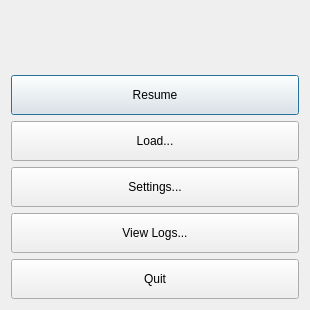
<?xml version="1.0" encoding="UTF-8"?>
<ui version="4.0">
 <class>MainMenu</class>
 <widget class="QDialog" name="MainMenu">
  <property name="geometry">
   <rect>
    <x>0</x>
    <y>0</y>
    <width>310</width>
    <height>310</height>
   </rect>
  </property>
  <property name="windowTitle">
   <string>Main Menu</string>
  </property>
  <layout class="QGridLayout" name="gridLayout_2">
   <item row="0" column="0">
    <layout class="QGridLayout" name="gridLayout">
     <item row="0" column="0">
      <widget class="QLabel" name="label">
       <property name="text">
        <string/>
       </property>
       <property name="pixmap">
        <pixmap resource="../resources/Qt/ThermiteResources.qrc">:/images/MainMenuHeader.png</pixmap>
       </property>
       <property name="scaledContents">
        <bool>true</bool>
       </property>
      </widget>
     </item>
     <item row="1" column="0">
      <widget class="QPushButton" name="mResumeButton">
       <property name="minimumSize">
        <size>
         <width>0</width>
         <height>40</height>
        </size>
       </property>
       <property name="text">
        <string>Resume</string>
       </property>
       <property name="icon">
        <iconset resource="../resources/Qt/ThermiteResources.qrc">
         <normaloff>:/icons/go-previous.svg</normaloff>:/icons/go-previous.svg</iconset>
       </property>
       <property name="iconSize">
        <size>
         <width>32</width>
         <height>32</height>
        </size>
       </property>
      </widget>
     </item>
     <item row="2" column="0">
      <widget class="QPushButton" name="mLoadButton">
       <property name="enabled">
        <bool>true</bool>
       </property>
       <property name="minimumSize">
        <size>
         <width>0</width>
         <height>40</height>
        </size>
       </property>
       <property name="text">
        <string>Load...</string>
       </property>
       <property name="icon">
        <iconset resource="../resources/Qt/ThermiteResources.qrc">
         <normaloff>:/icons/document-open.svg</normaloff>:/icons/document-open.svg</iconset>
       </property>
       <property name="iconSize">
        <size>
         <width>32</width>
         <height>32</height>
        </size>
       </property>
      </widget>
     </item>
     <item row="3" column="0">
      <widget class="QPushButton" name="mSettingsButton">
       <property name="enabled">
        <bool>true</bool>
       </property>
       <property name="minimumSize">
        <size>
         <width>0</width>
         <height>40</height>
        </size>
       </property>
       <property name="text">
        <string>Settings...</string>
       </property>
       <property name="icon">
        <iconset resource="../resources/Qt/ThermiteResources.qrc">
         <normaloff>:/icons/preferences-system.svg</normaloff>:/icons/preferences-system.svg</iconset>
       </property>
       <property name="iconSize">
        <size>
         <width>32</width>
         <height>32</height>
        </size>
       </property>
      </widget>
     </item>
     <item row="4" column="0">
      <widget class="QPushButton" name="mViewLogsButton">
       <property name="minimumSize">
        <size>
         <width>0</width>
         <height>40</height>
        </size>
       </property>
       <property name="text">
        <string>View Logs...</string>
       </property>
       <property name="icon">
        <iconset resource="../resources/Qt/ThermiteResources.qrc">
         <normaloff>:/icons/utilities-log-viewer.svg</normaloff>:/icons/utilities-log-viewer.svg</iconset>
       </property>
       <property name="iconSize">
        <size>
         <width>32</width>
         <height>32</height>
        </size>
       </property>
      </widget>
     </item>
     <item row="5" column="0">
      <widget class="QPushButton" name="mQuitButton">
       <property name="minimumSize">
        <size>
         <width>0</width>
         <height>40</height>
        </size>
       </property>
       <property name="text">
        <string>Quit</string>
       </property>
       <property name="icon">
        <iconset resource="../resources/Qt/ThermiteResources.qrc">
         <normaloff>:/icons/application-exit.svg</normaloff>:/icons/application-exit.svg</iconset>
       </property>
       <property name="iconSize">
        <size>
         <width>32</width>
         <height>32</height>
        </size>
       </property>
      </widget>
     </item>
    </layout>
   </item>
  </layout>
 </widget>
 <resources>
  <include location="../resources/Qt/ThermiteResources.qrc"/>
  <include location="../resources/Qt/ThermiteResources.qrc"/>
  <include location="../resources/Qt/ThermiteResources.qrc"/>
 </resources>
 <connections/>
</ui>
